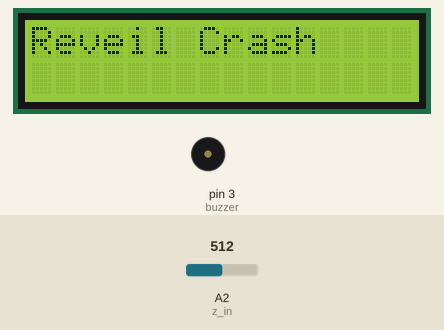
A sketch run on a simulated Arduino Uno, built with avr-gcc and run on an emulated ATmega328P. Shown: 16×2 character LCD, buzzer (waves = sounding). Inputs (shaded band) come from the test bench; at power-on: A2 (z_in) = 512.

Above: at 0.1 s.
At 3.2 s:
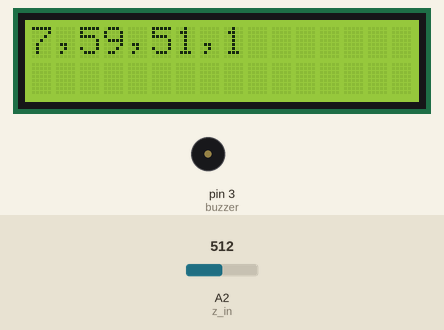
3.3 s: A2 (z_in) set to 49
5.7 s: A2 (z_in) set to 122
At 13.13 s:
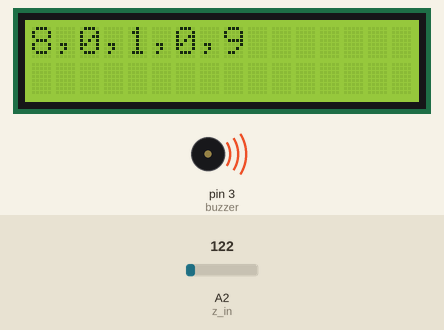
Timing chart, 0 to 13.2 s (numbered marks = the images above; inputs shaded):
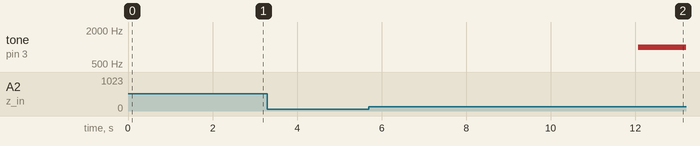

Measured:
- after the input at 5.7 s, tone on pin 3 (buzzer): silent → 1000 Hz after 6.4 s

The sketch:

code_millis_JESSY_PRIN.ino
```cpp
#include <LiquidCrystal.h>
#include "math.h" =

int z_in = A2;
double AcZ = 0;
double gacz=0.0;
int toggle=0;
const int buzzer = 3; //buzzer to arduino pin 3

void Affichage();

unsigned long time;
unsigned long nextTime;
int heures,minutes,secondes,disec;
char message[16] = "";


LiquidCrystal lcd(8, 9, 4, 5, 6, 7);

void setup()
{
pinMode(buzzer, OUTPUT); // Set buzzer - pin 9 as an output
lcd.begin(16, 2);
lcd.print("Reveil Crash");
delay(2000);
lcd.clear();
time = millis();
nextTime = time +100;

heures = 7;
minutes = 59;
secondes = 50;
disec = 0;
}

void loop(){
// Tout les 100 millis aller dans la routine
AcZ = analogRead(z_in);

gacz= ((0.00488759*(AcZ)-1.65)/0.8)*9.8;

if((gacz<=-15.0))
{
  toggle=!toggle;
  delay(300);
}
if(toggle>0)
{
  digitalWrite(buzzer, LOW);
}
if (millis() > nextTime) {
   nextTime += 100;
   Affichage();
   }

if (heures==8 & minutes==0)
  tone(buzzer, 1000);
}

void Affichage()
{
disec++;

if(disec == 10){
  disec = 0;
  secondes++;
  }
if(secondes == 60)
  {
  secondes = 0;
  minutes++;
  }
if(minutes == 60)
  {
  minutes = 0;
  heures++;
  }
if (heures == 24)
  {
  heures = 0;
  }


sprintf(message,"%d,%d,%d,%d",heures,minutes,secondes,disec);

lcd.home();
lcd.write(message);
}
```
